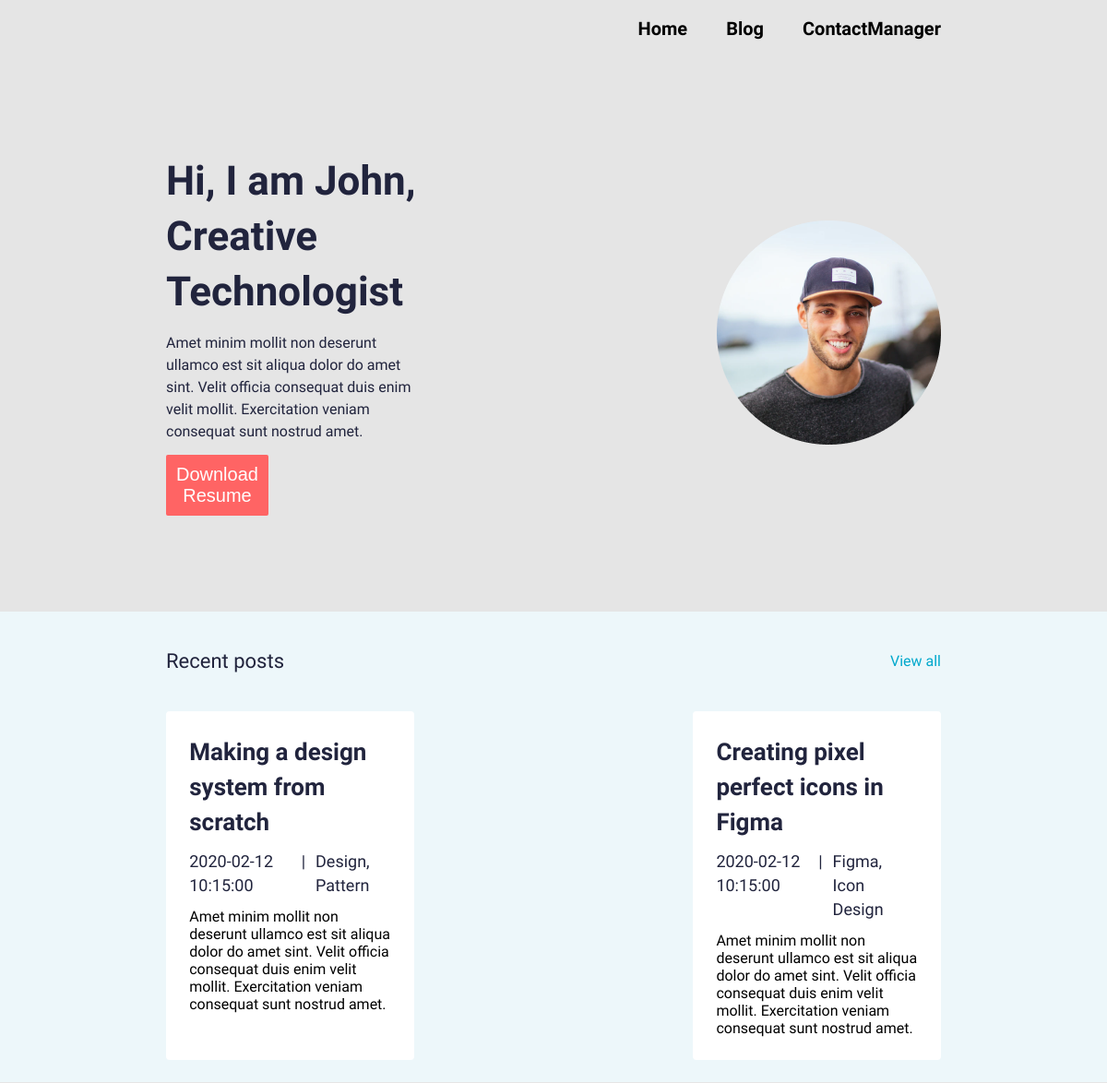
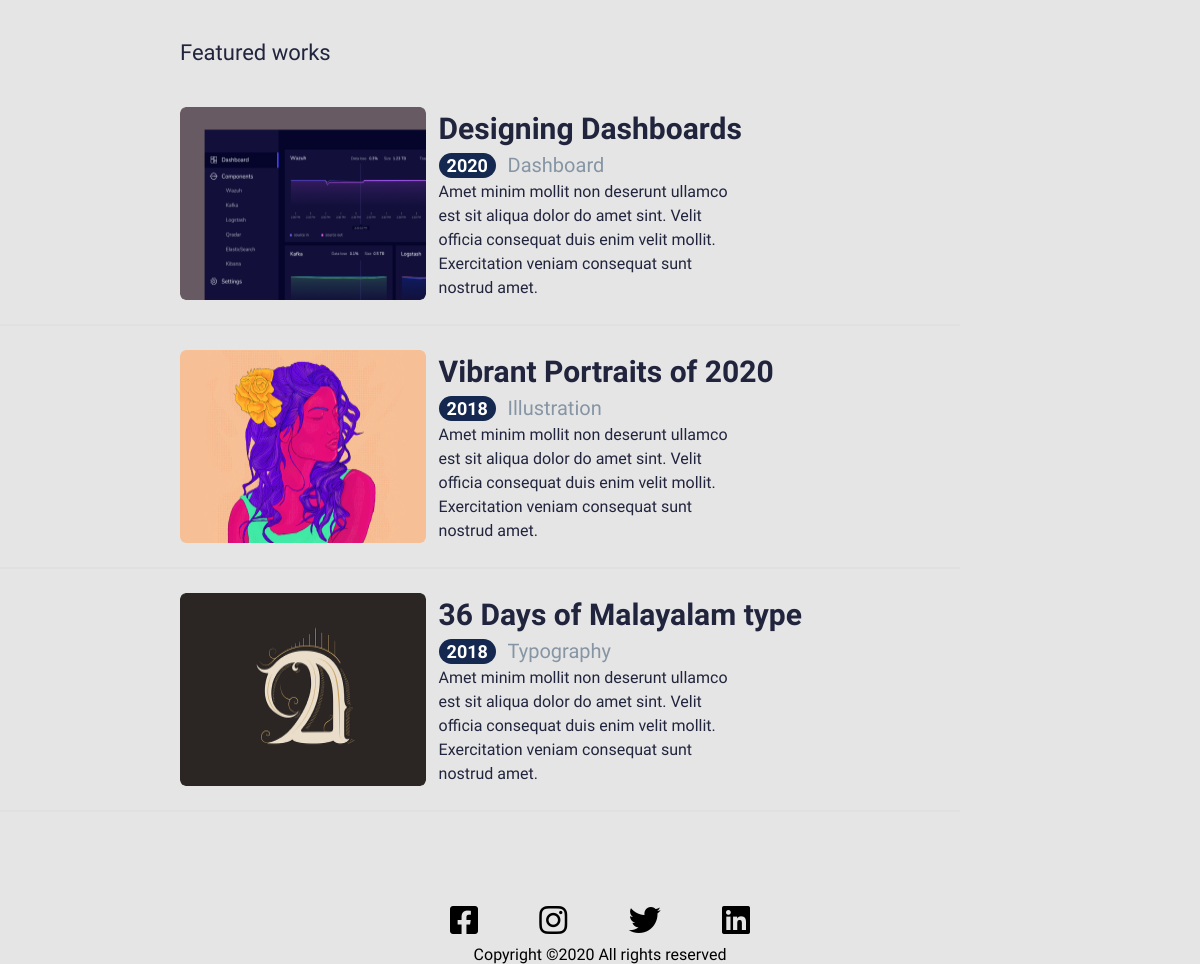
The page / on the database its author committed (2 pictures, top to bottom).
### tables this page shows
CREATE TABLE `articles` (
  `id` int(8) NOT NULL,
  `title` varchar(50) NOT NULL,
  `created_at` datetime NOT NULL DEFAULT current_timestamp(),
  `slogan` varchar(25) NOT NULL,
  `content` varchar(255) NOT NULL
);

### Classes/Controllers/Controller.php (called while the page is built, shortened)
<?php
abstract class Controller
{
    public function __construct()
    {
        $this->model = new \Models\ArticleModel();
    }
}

### Classes/Database/Database.php (called while the page is built)
<?php
class Database
{
    private $host = "localhost";
    private $user = "root";
    private $password = "";
    private $database = "blog";
    protected function connect()
    {
        $dsn = 'mysql:host=' . $this->host . ';dbname=' . $this->database;
        $pdo = new PDO($dsn, $this->user, $this->password);
        $pdo->setAttribute(PDO::ATTR_DEFAULT_FETCH_MODE, PDO::FETCH_ASSOC);
        return $pdo;
    }
}

### Classes/Models/Model.php (called while the page is built, shortened)
<?php
require_once("Classes/Database/Database.php");
abstract class Model extends Database
{
    protected $table;
    public function allArticles()
    {
        $sql = "SELECT * FROM {$this->table}";
        $stmt = $this->connect()->prepare($sql);
        $stmt->execute();
        $results = $stmt->fetchAll();
        return $results;
    }
}

### Classes/Controllers/ArticleController.php (called while the page is built, shortened)
<?php
require_once("Controller.php");
class ArticleController extends Controller
{
    public function index()
    {
        $results = $this->model->allArticles();
        return $results;
    }
}

### index.php (the view)
<?php
    require_once("Classes/Controllers/ArticleController.php");
    $allDataFetch = new \Controllers\ArticleController;
    $allArticles = $allDataFetch->index();
    $twoArticles = array_slice($allArticles, 0, 2);
?>
<?php require_once("Components/navbar.php") ?>
<section class="section-1">
    <div class="left-child">
        <h1>Hi, I am John, <br>Creative Technologist</h1>
        <p>Amet minim mollit non deserunt ullamco est sit aliqua dolor do amet sint. Velit officia consequat duis enim velit mollit. Exercitation veniam consequat sunt nostrud amet.</p>
        <button>Download Resume</button>
    </div>
    <div class="right-child">
        <img src="assets/profil.png" alt="john's picture">
    </div>
</section>
<section class="section-2">
    <div class="child-container-section-2">
        <h2>Recent posts</h2>
        <a href="/blog.php">View all</a>
    </div>
    <div class="articles-container-section-2">
        <?php foreach ($twoArticles as $article) { ?>
            <div class="article-setion-2">
                <h3><?php echo $article["title"]; ?></h3>
                <div class="content-article-section-2">
                    <p><?php echo $article["created_at"]; ?></p>
                    <span> | </span>
                    <p><?php echo $article["slogan"]; ?></p>
                </div>
                <p><?php echo $article["content"] ?></p>
            </div>
        <?php } ?>
    </div>
</section>
<section class="section-3">
    <h2>Featured works</h2>
    <div class="features-container-section-3">
        <img src="assets/picture1.png" alt="image1">
        <div class="child-container-section-3">
            <h3>Designing Dashboards</h3>
            <div class="subcontent-container">
                <h4>2020</h4>
                <span>Dashboard</span>
            </div>
            <p>
                Amet minim mollit non deserunt
                ullamco est sit aliqua dolor do amet sint.
                Velit officia consequat duis enim velit mollit.
                Exercitation veniam consequat sunt nostrud amet.
            </p>
        </div>
    </div>
    <hr>
    <div class="features-container-section-3">
        <img src="assets/picture2.png" alt="image2">
        <div class="child-container-section-3">
            <h3>Vibrant Portraits of 2020</h3>
            <div class="subcontent-container">
                <h4>2018</h4>
                <span>Illustration</span>
            </div>
            <p>
                Amet minim mollit non deserunt
                ullamco est sit aliqua dolor do amet sint.
                Velit officia consequat duis enim velit mollit.
                Exercitation veniam consequat sunt nostrud amet.
            </p>
        </div>
    </div>
    <hr>
    <div class="features-container-section-3">
        <img src="assets/picture3.png" alt="image3">
        <div class="child-container-section-3">
            <h3>36 Days of Malayalam type</h3>
            <div class="subcontent-container">
                <h4>2018</h4>
                <span>Typography</span>
            </div>
            <p>
                Amet minim mollit non deserunt
                ullamco est sit aliqua dolor do amet sint.
                Velit officia consequat duis enim velit mollit.
                Exercitation veniam consequat sunt nostrud amet.
            </p>
        </div>
    </div>
    <hr>
</section>
<?php require_once("Components/footer.php") ?>

### Components/navbar.php (shortened to what this page needs)
<!DOCTYPE html>
<html lang="en">
<head>
    <link rel="stylesheet" href="../scss/styles.css">
    <link rel="stylesheet" href="https://cdnjs.cloudflare.com/ajax/libs/font-awesome/6.2.1/css/all.min.css"
 />
</head>
<body>
    <header>
        <nav>
            <ul>
                <li><a href="/">Home</a></li>
                <li><a href="blog.php">Blog</a></li>
                <li><a href="contact.php">Contact</a></li>
                <li><a href="manager.php">Manager</a></li>
            </ul>
        </nav>
    </header>

### Components/footer.php
    <footer>
        <div class="social-media">
            <i class="fa-brands fa-square-facebook fa-2xl"></i>
            <i class="fa-brands fa-instagram fa-2xl"></i>
            <i class="fa-brands fa-twitter fa-2xl"></i>
            <i class="fa-brands fa-linkedin fa-2xl"></i>
        </div>
        <p>Copyright ©2020 All rights reserved </p>
    </footer>
</body>
</html>

### scss/styles.css (style rules this page uses)
html { font-family: "Heebo", sans-serif; }
body { background: #E5E5E5; }
header nav { width: 70%; margin: auto; }
header nav ul { display: flex; justify-content: flex-end; padding: 2% 0; }
header nav ul li { list-style: none; }
header nav ul li:nth-child(2) { margin: 0 5%; }
header nav ul li a { text-decoration: none; color: #000; font-weight: 700; font-size: 20px; line-height: 29px; }
.section-1 { width: 70%; height: 75vh; margin: auto; display: flex; justify-content: space-between; align-items: center; }
.section-1 .left-child { display: flex; flex-direction: column; width: 33%; }
.section-1 .left-child h1 { font-weight: 700; font-size: 44px; line-height: 60px; color: #21243D; }
.section-1 .left-child p { font-weight: 400; font-size: 16px; line-height: 24px; color: #21243D; margin: 5% 0; }
.section-1 .left-child button { border: none; background: #FF6464; border-radius: 2px; font-weight: 500; font-size: 20px; color: #FFFFFF; padding: 10px 10px; width: 40%; }
.section-2 { background: #EDF7FA; padding: 2% 0; }
.section-2 .child-container-section-2 { display: flex; width: 70%; margin: auto; padding-bottom: 2%; justify-content: space-between; align-items: center; }
.section-2 .child-container-section-2 h2 { font-weight: 400; font-size: 22px; line-height: 60px; color: #21243D; }
.section-2 .child-container-section-2 a { font-weight: 400; font-size: 16px; line-height: 24px; color: #00A8CC; text-decoration: none; }
.section-2 .articles-container-section-2 { width: 70%; margin: auto; height: auto; display: flex; justify-content: space-between; }
.section-2 .articles-container-section-2 .article-setion-2 { display: flex; flex-direction: column; width: 32%; padding: 3%; background-color: white; border-radius: 4px; }
.section-2 .articles-container-section-2 .article-setion-2 h3 { font-weight: 700; font-size: 26px; line-height: 38px; color: #21243D; }
.section-2 .articles-container-section-2 .article-setion-2 .content-article-section-2 { display: flex; font-weight: 400; font-size: 18px; line-height: 26px; color: #21243D; margin: 5% 0; }
.section-2 .articles-container-section-2 .article-setion-2 .content-article-section-2 span { margin: 0 5%; }
.section-3 { padding: 2% 0; }
.section-3 h2 { width: 70%; margin: auto; padding-bottom: 2%; font-weight: 400; font-size: 22px; line-height: 60px; color: #21243D; }
.section-3 hr { border: 1px solid #E0E0E0; width: 80%; margin: auto; margin: 2% 0; }
.section-3 .features-container-section-3 { width: 70%; margin: auto; display: flex; }
.section-3 .features-container-section-3 img { border-radius: 6px; }
.section-3 .features-container-section-3 .child-container-section-3 { display: flex; flex-direction: column; justify-content: space-between; padding-left: 1.5%; }
.section-3 .features-container-section-3 .child-container-section-3 h3 { font-weight: 700; font-size: 30px; line-height: 44px; color: #21243D; }
.section-3 .features-container-section-3 .child-container-section-3 .subcontent-container { display: flex; align-items: center; }
.section-3 .features-container-section-3 .child-container-section-3 .subcontent-container h4 { font-weight: 900; font-size: 18px; color: #FFFFFF; background: #142850; border-radius: 16px; padding: 2px 8px; }
.section-3 .features-container-section-3 .child-container-section-3 .subcontent-container span { font-weight: 400; font-size: 20px; line-height: 29px; color: #8695A4; margin-left: 2%; }
.section-3 .features-container-section-3 .child-container-section-3 p { font-weight: 400; font-size: 16px; line-height: 24px; color: #21243D; width: 50%; }
footer { margin-top: 5%; }
footer .social-media { display: flex; align-items: center; justify-content: space-between; width: 300px; margin: 2% auto; }
footer p { width: 300px; margin: auto; text-align: center; }

### rows shown on the page
articles: title "Making a design system from scratch", created_at "2020-02-12 10:15:00", slogan "Design, Pattern", content "Amet minim mollit non deserunt ullamco est sit aliqua dolor do amet sint. Velit officia consequat duis enim velit mollit. Exercitation veniam consequat sunt nostrud amet."
articles: title "Creating pixel perfect icons in Figma", created_at "2020-02-12 10:15:00", slogan "Figma, Icon Design", content "Amet minim mollit non deserunt ullamco est sit aliqua dolor do amet sint. Velit officia consequat duis enim velit mollit. Exercitation veniam consequat sunt nostrud amet."
